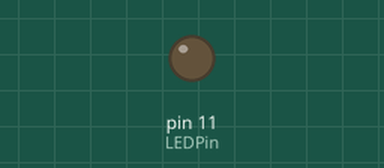
Recording of a sketch running on a simulated Arduino Uno, built with avr-gcc and run on an emulated ATmega328P. Parts: output pins drawn as LEDs (lit = HIGH).

Above: at 0.05 s.
At 1.1 s:
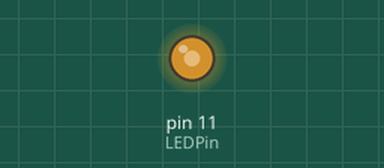
At 2.15 s:
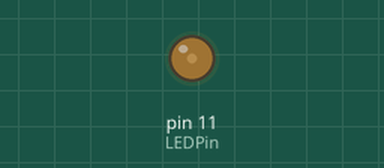
At 5.1 s:
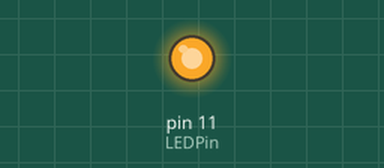
Timing chart, 0 to 6.6 s (numbered marks = the images above):
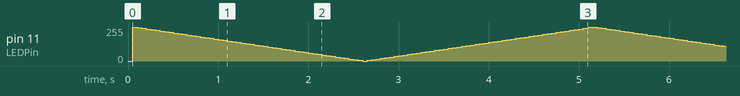

The sketch:

LED_practice.ino
```cpp
int LEDPin = 11;

void setup()
{
  // put your setup code here, to run once:
  pinMode(LEDPin, OUTPUT);
}

void loop()
{
  // put your main code here, to run repeatedly:
  int numba = 255;

  lightThatShitUp(numba);
}

// Just a wee bit of recursion
void lightThatShitUp(int numba)
{
  if(numba <= -255)  {analogWrite(LEDPin, abs(numba));
                      return;}

  else if(numba <= 0){delay(50);
                      analogWrite(LEDPin, abs(numba));
                      lightThatShitUp(numba - 5);}

  else                {delay(50);
                      analogWrite(LEDPin, abs(numba));
                      lightThatShitUp(numba - 5);}
}
```
